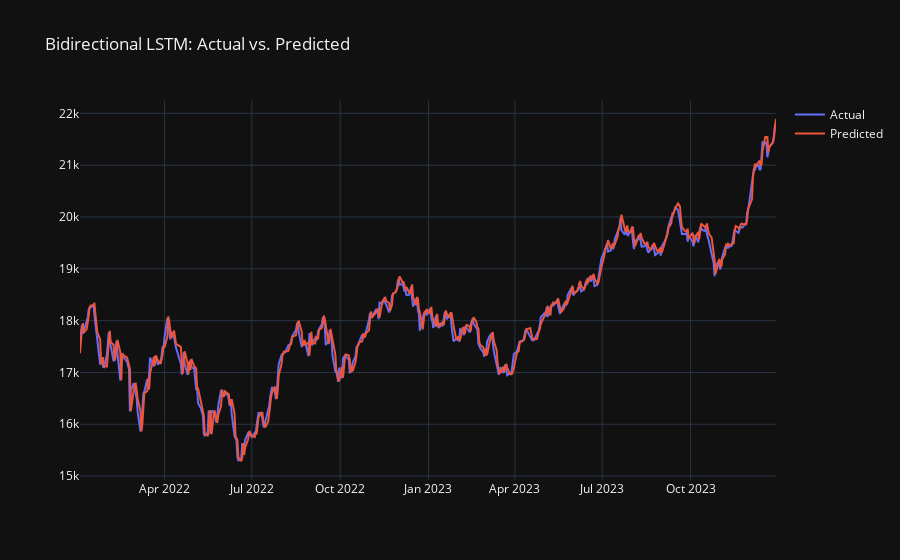

This figure's notebook cell:
### Markdown cell above
### 6. Bidirectional Long Short-Term Memory (BiLSTM)
An extension of LSTM that processes the data in both forward and backward directions, potentially capturing more patterns.

### Code cell
bilstm_model = Sequential([
    Bidirectional(LSTM(50, activation='relu'), input_shape=(X_train_rnn.shape[1], X_train_rnn.shape[2])),
    Dense(1)
])
bilstm_model.compile(optimizer='adam', loss='mse')
bilstm_model.fit(X_train_rnn, y_train_scaled, epochs=50, batch_size=32, verbose=0)

y_pred_bilstm_scaled = bilstm_model.predict(X_test_rnn)
y_pred_bilstm = y_scaler.inverse_transform(y_pred_bilstm_scaled)

results['BiLSTM'] = {
    'MSE': mean_squared_error(y_test, y_pred_bilstm),
    'MAE': mean_absolute_error(y_test, y_pred_bilstm),
    'R2': r2_score(y_test, y_pred_bilstm)
}
print(f"BiLSTM MSE: {results['BiLSTM']['MSE']}")

# Plotting
fig = go.Figure()
fig.add_trace(go.Scatter(x=y_test.index, y=y_test, mode='lines', name='Actual'))
fig.add_trace(go.Scatter(x=y_test.index, y=y_pred_bilstm.flatten(), mode='lines', name='Predicted'))
fig.update_layout(title='Bidirectional LSTM: Actual vs. Predicted', template='plotly_dark')
fig.show()

### Figure 1 — Plotly figure (JSON) as saved in the notebook; plotly's stock layout.template omitted (floating-point values rounded to 4 significant figures; data arrays with more than 128 entries replaced by an {"elided": "..."} marker saying what was removed)
{"data": [{"mode": "lines", "name": "Actual", "type": "scatter", "x": {"elided": "493 str values"}, "y": {"elided": "493 float values"}}, {"mode": "lines", "name": "Predicted", "type": "scatter", "x": {"elided": "493 str values"}, "y": {"elided": "493 float values"}}], "layout": {"title": {"text": "Bidirectional LSTM: Actual vs. Predicted"}}}
